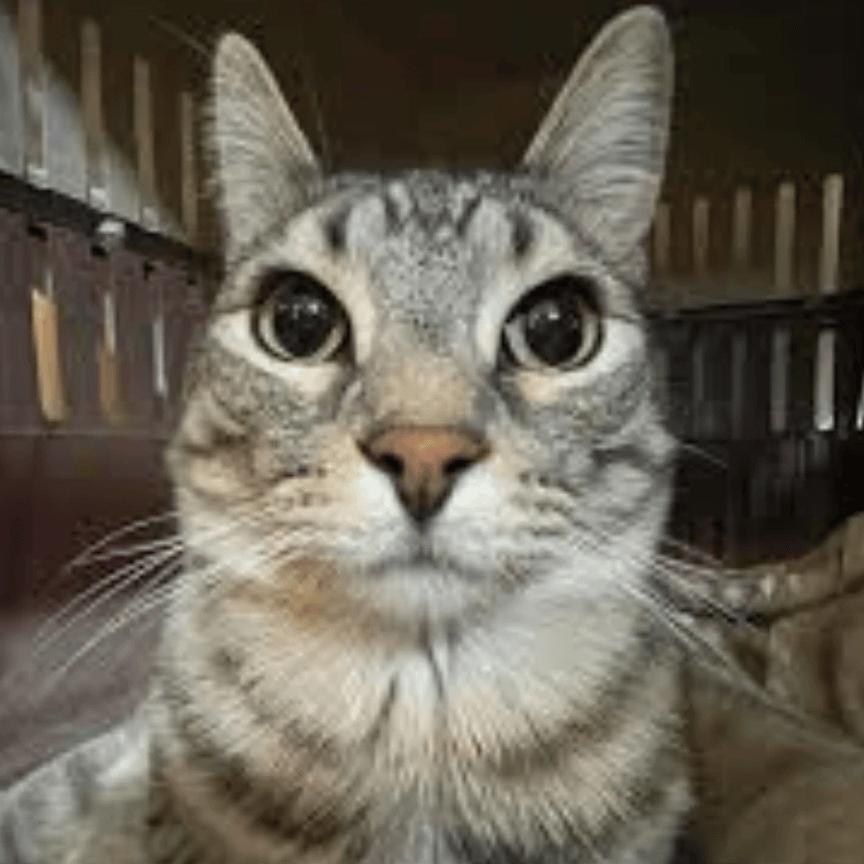
#> input picture Resources/gatosGacha/imagens/ZazuCatQuadrado.jpg, 864 x 864 px, found by its file name; its folder holds only this picture in this run
$ python scriptTamanho.py
#> lines starting #> are read from the running program, lines starting #| are printed output that depends on the picture
# script para criar uma versão grande, média e pequena das imagens
# imagens na pasta imagens
# novas imagens na pasta imagensTamanhos

from PIL import Image
import os
from pathlib import Path

# tamanhos
widthGrande  = heightGrande  = 400
widthMedia   = heightMedia   = 300
widthPequena = heightPequena = 150

path = "./resources/gatosGacha/imagens"
out  = "./resources/gatosGacha/imagensTamanhos"

def criaPasta(caminho):
    Path(caminho).mkdir(parents=True, exist_ok=True)

def nomeImagem(nomeImg):
#> called with nomeImg = 'ZazuCatQuadrado.jpg'
    nome = ""
    for letra in nomeImg:
        if letra != 'Q' and letra != ".":
            nome += letra
        else:
            break;
    return nome

def mudaTipo(caminho, nomeImagem):
#> called with nomeImagem = 'ZazuCat'
    extensao = caminho.lower().split(".")[-1]

    if extensao in ["png", "jpeg", "jpg"]:
        img = Image.open(caminho).convert("RGB")  # garante formato RGB
#> img is the input picture: PIL image 864x864 RGB; mean R, G, B 103.8, 97.6, 85.3

        dir_imagem = os.path.dirname(caminho)
        new_file = os.path.join(dir_imagem, nomeImagem + "Quadrado.jpg")  # padroniza como .jpg

        img.save(new_file, "JPEG")
        print(f"Converted: {caminho} -> {new_file}")

        # se o arquivo original não for .jpg, remove ele
        if not caminho.lower().endswith(".jpg"):
            os.remove(caminho)
            print(f"Deleted: {caminho}")
    else:
        print(f"File format not supported: {caminho}")

def processarImagens():
    for caminhoImagem in os.listdir(path):
        nome = nomeImagem(caminhoImagem)

        mudaTipo(path + "/" + caminhoImagem, nome)

    for caminhoImagem in os.listdir(path):
        # abre a imagem
        nome = nomeImagem(caminhoImagem)

        img = Image.open(path + "/" + caminhoImagem)

        pequena = img.resize((widthPequena, heightPequena), resample=Image.LANCZOS)
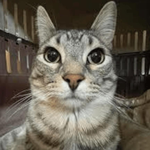
#> pequena: PIL image 150x150 RGB; mean R, G, B 103.8, 97.6, 85.3
        media   = img.resize((widthMedia  , heightMedia  ), resample=Image.LANCZOS)
        grande  = img.resize((widthGrande , heightGrande ), resample=Image.LANCZOS)


        criaPasta(out + "/" + nome)

        # versões coloridas
        pequena.save(out + "/" + nome + "/" + nome + "Pequena.jpg")
        media  .save(out + "/" + nome + "/" + nome + "Media.jpg")
        grande .save(out + "/" + nome + "/" + nome + "Grande.jpg")

        # versões em preto e branco
        pequena.convert("L").save(out + "/" + nome + "/" + nome + "PequenaPB.jpg")
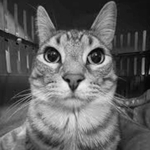
#> saved as ZazuCatPequenaPB.jpg: PIL image 150x150 L; min 4, max 237, mean 98.1
        media  .convert("L").save(out + "/" + nome + "/" + nome + "MediaPB.jpg")
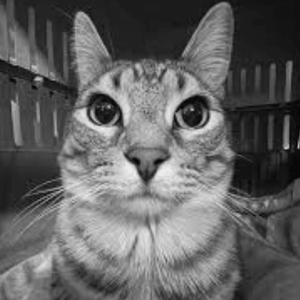
#> saved as ZazuCatMediaPB.jpg: PIL image 300x300 L; min 5, max 237, mean 98.1
        grande .convert("L").save(out + "/" + nome + "/" + nome + "GrandePB.jpg")


if __name__ == "__main__":
    processarImagens()

$ run again, on Resources/gatosGacha/imagens/doudouCatQuadrado.jpg
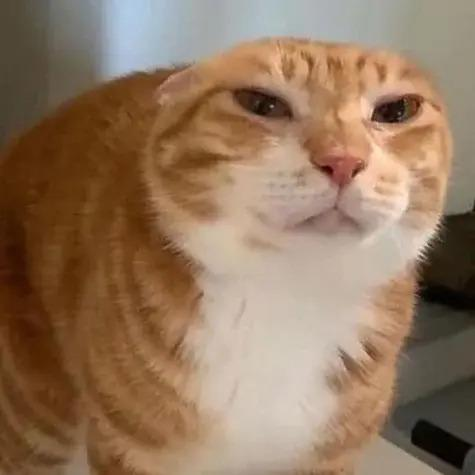
#> input picture Resources/gatosGacha/imagens/doudouCatQuadrado.jpg, 475 x 475 px, found by its file name
#> in mudaTipo, img is the input picture: PIL image 475x475 RGB; mean R, G, B 146.9, 119.2, 94.8
#> in processarImagens, `pequena.convert("L").save(out + "/" + nome + "/" + nome + "PequenaPB.j..`:
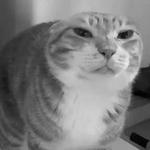
#> saved as doudouCatPequenaPB.jpg: PIL image 150x150 L; min 2, max 231, mean 124.7

$ run again, on Resources/gatosGacha/imagens/giggleshitterQuadrado.jpg
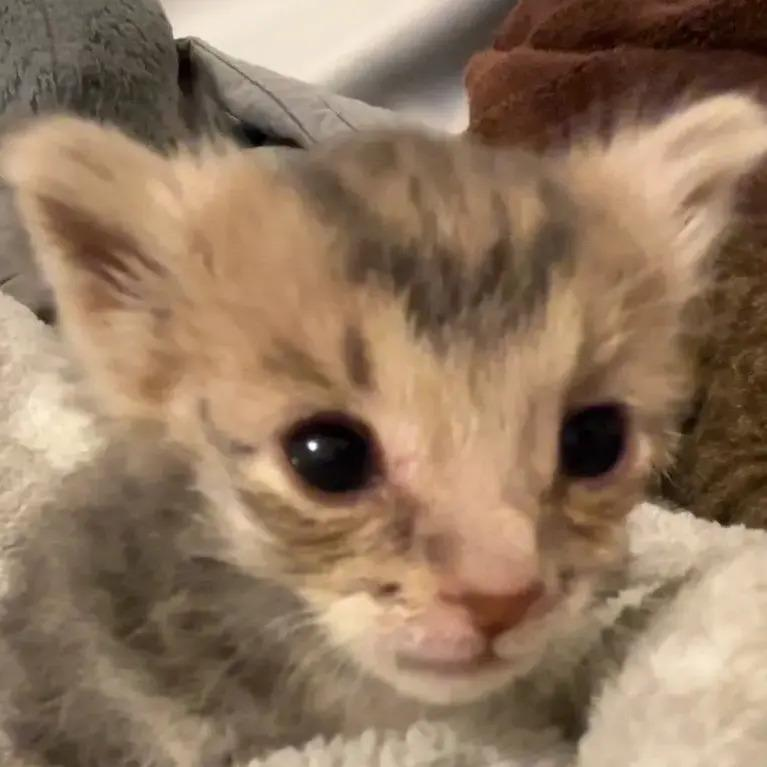
#> input picture Resources/gatosGacha/imagens/giggleshitterQuadrado.jpg, 767 x 767 px, found by its file name
#> in mudaTipo, img is the input picture: PIL image 767x767 RGB; mean R, G, B 145.9, 119.9, 95.6
#> in processarImagens, `pequena.convert("L").save(out + "/" + nome + "/" + nome + "PequenaPB.j..`:
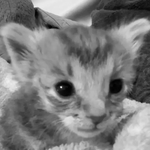
#> saved as giggleshitterPequenaPB.jpg: PIL image 150x150 L; min 0, max 239, mean 124.9
